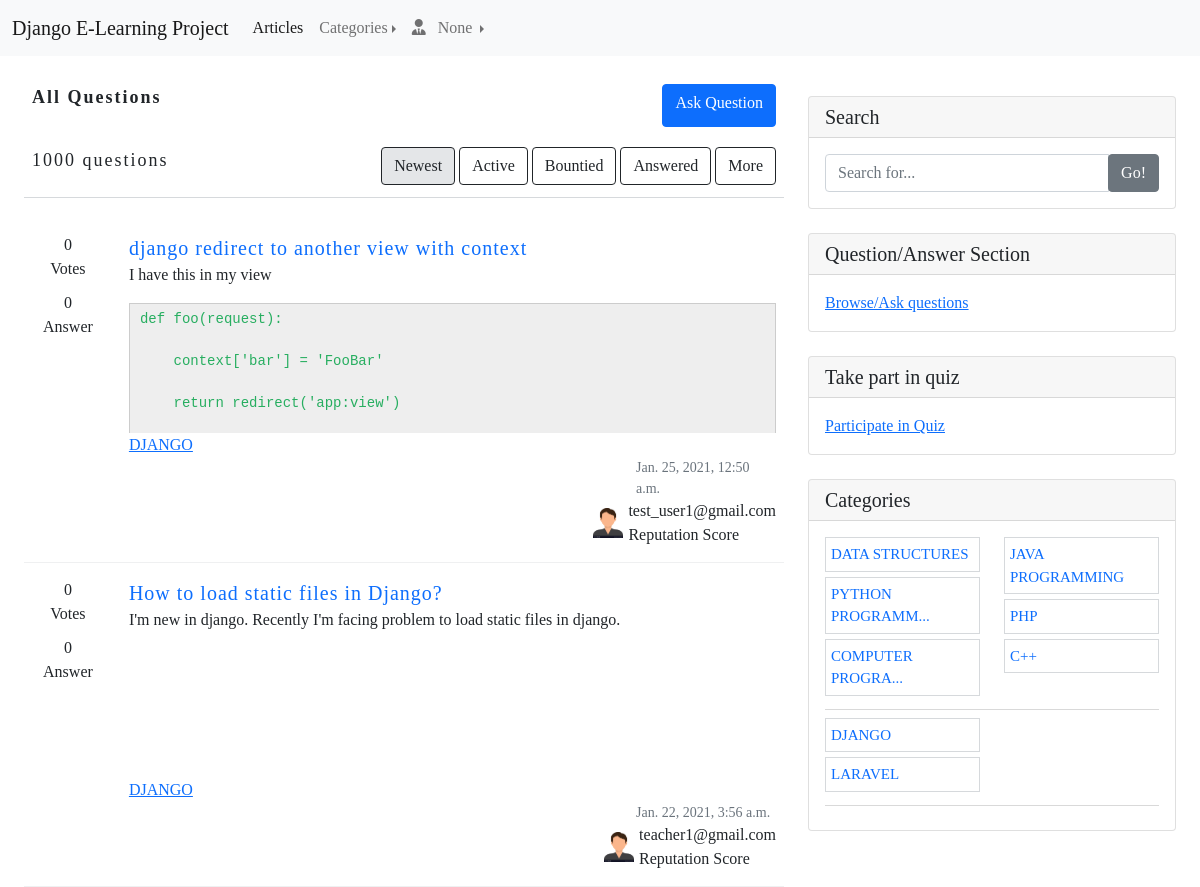
The app's page /questions-list/ with its own data.
### App_QuestionAnswer/models.py (models this page shows)
class Question(models.Model):
    user = models.ForeignKey(User, on_delete=models.CASCADE, related_name='user_questions')
    category = models.ForeignKey(Category, on_delete=models.CASCADE, related_name='category_questions')
    title = models.CharField(max_length=100, blank=False, null=False)
    content = RichTextUploadingField(blank=False, null=False)
    created_at = models.DateTimeField(auto_now_add=True)
    updated_at = models.DateTimeField(auto_now=True)
    class Meta:
        ordering = ('-created_at', )

### App_Article/models.py (models this page shows)
class Category(models.Model):
    category_name = models.CharField(max_length=100, unique=True, blank=False, null=False)
    created_by = models.ForeignKey(User, on_delete=models.DO_NOTHING, related_name='user_categories')
    created_at = models.DateTimeField(auto_now_add=True)
    updated_at = models.DateTimeField(auto_now=True)
    class Meta:
        verbose_name_plural = 'Categories'
    def __str__(self):
        return self.category_name

### App_Login/models.py (models this page shows, shortened)
class User(AbstractBaseUser, PermissionsMixin):
    email = models.EmailField(unique=True, null=False)
    is_staff = models.BooleanField(
        ugettext_lazy('staff_status'),
        default=False,
        help_text=ugettext_lazy('Designates weather the user can log in this site')
    )
    is_active = models.BooleanField(
        ugettext_lazy('active'),
        default=True,
        help_text=ugettext_lazy('Designates weather this user should be treated as active. Unselect this insist of deleting account.')
    )
    USERNAME_FIELD = 'email'
    objects = MyUserManager()
    def __str__(self):
        return self.email

### App_QuestionAnswer/views.py (the view)
# urls.py: path('', views.QuestionList.as_view(), name='question_list'),
class QuestionList(ListView):
    context_object_name = 'questions'
    template_name = 'App_QuestionAnswer/question.html'
    model = Question
    def get_context_data(self, **kwargs):
        context = super(QuestionList, self).get_context_data(**kwargs)
        context['categories'] = Category.objects.all()
        return context

### App_Article/templatetags/custom_tags.py (called while the page is built)
@register.filter(name='category_range_filter')
def category_range_filter(value):
    if len(value) > 16:
        return value[0:15]+'...'
    return value

@register.filter(name='encode_plus')
def encode_plus(value):
    return value.replace('+', '%2B')

@register.filter(name='as_chunks')
def as_chunk(lst, chunk_size):
    limit = ceil(len(lst) / chunk_size)
    for idx in range(limit):
        yield lst[chunk_size*idx:chunk_size*(idx+1)]

### templates/App_QuestionAnswer/question.html (shortened to what this page needs)
{% extends 'base.html' %}
{% load static %}
{% load custom_tags %}
{% block style_block %}
    <link rel="stylesheet" type="text/css" href="{% static 'css/question_list.css' %}">
{% endblock %}
{% block body_block %}
    <div class="container-fluid">
        <div class="row">
            <div class="col-md-8">
                <div class="question-header">
                    <div class="ask-question">
                        <p style="font-size: 18px; letter-spacing: 2px"><b>All Questions</b></p>
                        <a style="width: -moz-fit-content; width: fit-content;" class="btn btn-primary" href="{% url 'App_QuestionAnswer:ask_question' %}">Ask Question</a>
                    </div>
                    <div class="filter-question">
                        <span style="font-size: 18px; letter-spacing: 2px;">1000 questions</span>
                        <div class="filter">
                            <button type="button" class="btn btn-outline-dark my-button my-active">Newest</button>
                            <button type="button" class="btn btn-outline-dark my-button">Active</button>
                            <button type="button" class="btn btn-outline-dark my-button">Bountied</button>
                            <button type="button" class="btn btn-outline-dark my-button">Answered</button>
                            <button type="button" class="btn btn-outline-dark my-button">More</button>
                        </div>
                    </div>
                </div>
                <div class="questions">
                    {% for question in questions %}
                        <div class="question-wrap">
                            <div class="rating">
                                <div class="votes">
                                    <span>0</span>
                                    <span>Votes</span>
                                </div>
                                <div class="answer">
                                    <span>0</span>
                                    <span>Answer</span>
                                </div>
                            </div>
                            <div class="main-question-wrap">
                                <div class="question">
                                    <a style="font-size: 20px; text-decoration: none; letter-spacing: 1px;" href="{% url 'App_QuestionAnswer:question_detail' pk=question.pk %}">{{ question.title }}</a>
                                    {{ question.content|safe }}
                                </div>
                                <div class="category">
                                    <a href="#">{{ question.category }}</a>
                                </div>
                                <div class="author">
                                    <div class="time">
                                        <time>{{ question.created_at }}</time>
                                    </div>
                                    <div class="profile">
                                        <img src="/media/profile_pics/profilepic.jpg" alt="profile-pic"/>
                                        <div class="detail">
                                            <span>{{ question.user }}</span>
                                            <span>Reputation Score</span>
                                        </div>
                                    </div>
                                </div>
                            </div>
                        </div>
                    {% endfor %}
                </div>
            </div>
            {% include 'sidebar.html' %}
        </div>
    </div>
{% endblock %}

### templates/sidebar.html
{% load custom_tags %}
<div class="col-md-4">
    <div class="card my-4">
      <h5 class="card-header">Search</h5>
      <div class="card-body">
        <div class="input-group">
          <input type="text" class="form-control" placeholder="Search for...">
          <span class="input-group-append">
            <button class="btn btn-secondary" type="button">Go!</button>
          </span>
        </div>
      </div>
    </div>
    <div class="card my-4">
      <h5 class="card-header">Question/Answer Section</h5>
      <div class="card-body">
        <a href="{% url 'App_QuestionAnswer:question_list' %}">Browse/Ask questions</a>
      </div>
    </div>
    <div class="card my-4">
      <h5 class="card-header">Take part in quiz</h5>
      <div class="card-body">
          <a href="{% url 'App_Quiz:home' %}">Participate in Quiz</a>
      </div>
    </div>
    <div class="card my-4">
      <h5 class="card-header">Categories</h5>
      <div class="card-body">
            {% for chunk in categories|as_chunks:6 %}
                <div class="row">
                    {% for chunk2 in chunk|as_chunks:3 %}
                      <div class="col-lg-6">
                        <ul class="list-unstyled mb-0">
                          {% for category in chunk2 %}
                              <li style="font-size: 15px; border: 1px solid #d6d9dc; margin-bottom: 5px; padding: 5px;">
                                <a style="text-decoration: none;" href="{% url 'App_Article:home' %}?query_category={{ category.category_name|encode_plus }}">{{ category.category_name|category_range_filter }}</a>
                              </li>
                          {% endfor %}
                        </ul>
                      </div>
                    {% endfor %}
                </div>
                <div class="dropdown-divider"></div>
            {% endfor %}
      </div>
    </div>
</div>

### static/css/main.css (style rules this page uses)
body { font-family: "Times New Roman"; }

### static/css/question_list.css (style rules this page uses)
.question-header { display: flex; flex-direction: column; border-bottom: 1px solid #d6d9dc; margin-bottom: 20px; padding: 12px 8px; box-sizing: border-box; }
.question-header .ask-question { display: flex; flex-direction: row; justify-content: space-between; margin-bottom: 20px; }
.question-header .filter-question { display: flex; flex-direction: row; justify-content: space-between; }
.my-active { background-color: #e4e6e8; }
.question-wrap { display: flex; flex-direction: row; border-bottom: 1px solid #eff0f1; box-sizing: border-box; padding: 15px 8px; }
.question-wrap .rating { display: flex; flex-direction: column; text-align: center; justify-content: flex-start; width: 10%; }
.question-wrap .rating .votes { display: flex; flex-direction: column; margin-bottom: 10px; }
.question-wrap .rating .answer { display: flex; flex-direction: column; }
.question-wrap .main-question-wrap { display: flex; flex-direction: column; margin-left: 25px; width: 90%; }
.question-wrap .main-question-wrap .question { display: flex; flex-direction: column; height: 200px; overflow: hidden; }
.question-wrap .main-question-wrap .author { display: flex; flex-direction: column; align-items: flex-end; }
.question-wrap .main-question-wrap .author .time { text-align: start; width: 140px; font-size: 14px; color: #6a737c; }
.question-wrap .main-question-wrap .author .profile { display: flex; flex-direction: row; align-items: center; }
.question-wrap .main-question-wrap .author .profile img { width: 30px; height: 30px; margin-right: 5px; }
.question-wrap .main-question-wrap .author .profile .detail { display: flex; flex-direction: column; }

### records on screen
Question: title "django redirect to another view with context", content "I have this in my view def foo(request): context['bar'] = 'FooBar' return redirect('app:view')", category "DJANGO", created_at "Jan. 25, 2021, 12:50 a.m.", user "test_user1@gmail.com"
Question: title "How to load static files in Django?", content "I'm new in django. Recently I'm facing problem to load static files in django.", category "DJANGO", created_at "Jan. 22, 2021, 3:56 a.m.", user "teacher1@gmail.com"
Category: category_name|category_range_filter "DATA STRUCTURES"
Category: category_name|category_range_filter "PYTHON PROGRAMM..."
Category: category_name|category_range_filter "COMPUTER PROGRA..."
Category: category_name|category_range_filter "JAVA PROGRAMMING"
Category: category_name|category_range_filter "PHP"
Category: category_name|category_range_filter "C++"
Category: category_name|category_range_filter "DJANGO"
Category: category_name|category_range_filter "LARAVEL"
